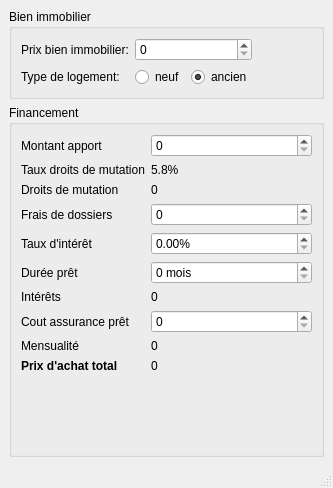
<?xml version="1.0" encoding="UTF-8"?>
<ui version="4.0">
 <class>MainWindow</class>
 <widget class="QMainWindow" name="MainWindow">
  <property name="geometry">
   <rect>
    <x>0</x>
    <y>0</y>
    <width>333</width>
    <height>488</height>
   </rect>
  </property>
  <property name="windowTitle">
   <string>Simulation financement immobilier</string>
  </property>
  <widget class="QWidget" name="centralwidget">
   <property name="enabled">
    <bool>true</bool>
   </property>
   <property name="sizePolicy">
    <sizepolicy hsizetype="Preferred" vsizetype="Preferred">
     <horstretch>0</horstretch>
     <verstretch>0</verstretch>
    </sizepolicy>
   </property>
   <layout class="QVBoxLayout" name="verticalLayout_2">
    <item>
     <layout class="QVBoxLayout" name="verticalLayout">
      <item>
       <widget class="QGroupBox" name="groupBox_2">
        <property name="title">
         <string>Bien immobilier</string>
        </property>
        <layout class="QFormLayout" name="formLayout_3">
         <item row="0" column="0">
          <layout class="QFormLayout" name="formLayout">
           <property name="sizeConstraint">
            <enum>QLayout::SetDefaultConstraint</enum>
           </property>
           <item row="0" column="0">
            <widget class="QLabel" name="label">
             <property name="text">
              <string>Prix bien immobilier:</string>
             </property>
            </widget>
           </item>
           <item row="0" column="1">
            <widget class="QSpinBox" name="prixBienImmobilier">
             <property name="locale">
              <locale language="French" country="France"/>
             </property>
             <property name="showGroupSeparator" stdset="0">
              <bool>true</bool>
             </property>
             <property name="maximum">
              <number>9999999</number>
             </property>
            </widget>
           </item>
           <item row="1" column="1">
            <layout class="QHBoxLayout" name="horizontalLayout">
             <item>
              <widget class="QRadioButton" name="logementNeuf">
               <property name="text">
                <string>neuf</string>
               </property>
              </widget>
             </item>
             <item>
              <widget class="QRadioButton" name="logementAncien">
               <property name="text">
                <string>ancien</string>
               </property>
               <property name="checked">
                <bool>true</bool>
               </property>
              </widget>
             </item>
            </layout>
           </item>
           <item row="1" column="0">
            <widget class="QLabel" name="label_4">
             <property name="text">
              <string>Type de logement:</string>
             </property>
            </widget>
           </item>
          </layout>
         </item>
        </layout>
       </widget>
      </item>
      <item>
       <widget class="QGroupBox" name="groupBox">
        <property name="sizePolicy">
         <sizepolicy hsizetype="Expanding" vsizetype="Expanding">
          <horstretch>0</horstretch>
          <verstretch>0</verstretch>
         </sizepolicy>
        </property>
        <property name="title">
         <string>Financement</string>
        </property>
        <property name="flat">
         <bool>false</bool>
        </property>
        <layout class="QFormLayout" name="formLayout_4">
         <item row="0" column="0" colspan="2">
          <layout class="QFormLayout" name="formLayout_2">
           <item row="0" column="0">
            <widget class="QLabel" name="label_2">
             <property name="text">
              <string>Montant apport</string>
             </property>
            </widget>
           </item>
           <item row="0" column="1">
            <widget class="QSpinBox" name="apport">
             <property name="locale">
              <locale language="French" country="France"/>
             </property>
             <property name="showGroupSeparator" stdset="0">
              <bool>true</bool>
             </property>
             <property name="prefix">
              <string/>
             </property>
             <property name="maximum">
              <number>9999999</number>
             </property>
            </widget>
           </item>
           <item row="1" column="0">
            <widget class="QLabel" name="label_3">
             <property name="text">
              <string>Taux droits de mutation</string>
             </property>
            </widget>
           </item>
           <item row="2" column="0">
            <widget class="QLabel" name="label_5">
             <property name="text">
              <string>Droits de mutation</string>
             </property>
            </widget>
           </item>
           <item row="3" column="0">
            <widget class="QLabel" name="label_6">
             <property name="text">
              <string>Frais de dossiers</string>
             </property>
            </widget>
           </item>
           <item row="3" column="1">
            <widget class="QSpinBox" name="fraisDossiers">
             <property name="locale">
              <locale language="French" country="France"/>
             </property>
             <property name="showGroupSeparator" stdset="0">
              <bool>true</bool>
             </property>
             <property name="maximum">
              <number>9999999</number>
             </property>
            </widget>
           </item>
           <item row="4" column="0">
            <widget class="QLabel" name="label_8">
             <property name="text">
              <string>Taux d'intérêt</string>
             </property>
            </widget>
           </item>
           <item row="6" column="0">
            <widget class="QLabel" name="label_9">
             <property name="text">
              <string>Intérêts</string>
             </property>
            </widget>
           </item>
           <item row="9" column="0">
            <widget class="QLabel" name="label_7">
             <property name="font">
              <font>
               <weight>75</weight>
               <bold>true</bold>
              </font>
             </property>
             <property name="text">
              <string>Prix d'achat total</string>
             </property>
            </widget>
           </item>
           <item row="4" column="1">
            <widget class="QDoubleSpinBox" name="tauxInteret">
             <property name="suffix">
              <string>%</string>
             </property>
            </widget>
           </item>
           <item row="5" column="0">
            <widget class="QLabel" name="label_10">
             <property name="text">
              <string>Durée prêt</string>
             </property>
            </widget>
           </item>
           <item row="5" column="1">
            <widget class="QSpinBox" name="dureePret">
             <property name="suffix">
              <string> mois</string>
             </property>
             <property name="maximum">
              <number>99999</number>
             </property>
            </widget>
           </item>
           <item row="1" column="1">
            <widget class="QLabel" name="tauxDroitsMutation">
             <property name="text">
              <string>5.8%</string>
             </property>
            </widget>
           </item>
           <item row="2" column="1">
            <widget class="QLabel" name="droitsMutation">
             <property name="text">
              <string>0</string>
             </property>
            </widget>
           </item>
           <item row="6" column="1">
            <widget class="QLabel" name="interets">
             <property name="text">
              <string>0</string>
             </property>
            </widget>
           </item>
           <item row="9" column="1">
            <widget class="QLabel" name="prixTotal">
             <property name="text">
              <string>0</string>
             </property>
             <property name="textFormat">
              <enum>Qt::AutoText</enum>
             </property>
            </widget>
           </item>
           <item row="8" column="0">
            <widget class="QLabel" name="label_15">
             <property name="text">
              <string>Mensualité</string>
             </property>
            </widget>
           </item>
           <item row="8" column="1">
            <widget class="QLabel" name="mensualite">
             <property name="text">
              <string>0</string>
             </property>
            </widget>
           </item>
           <item row="7" column="0">
            <widget class="QLabel" name="label_11">
             <property name="text">
              <string>Cout assurance prêt</string>
             </property>
            </widget>
           </item>
           <item row="7" column="1">
            <widget class="QSpinBox" name="assurancePret">
             <property name="locale">
              <locale language="French" country="France"/>
             </property>
             <property name="showGroupSeparator" stdset="0">
              <bool>true</bool>
             </property>
             <property name="maximum">
              <number>999999</number>
             </property>
            </widget>
           </item>
          </layout>
         </item>
        </layout>
       </widget>
      </item>
     </layout>
    </item>
   </layout>
  </widget>
  <widget class="QMenuBar" name="menubar">
   <property name="geometry">
    <rect>
     <x>0</x>
     <y>0</y>
     <width>333</width>
     <height>22</height>
    </rect>
   </property>
  </widget>
  <widget class="QStatusBar" name="statusbar"/>
 </widget>
 <resources/>
 <connections/>
</ui>
